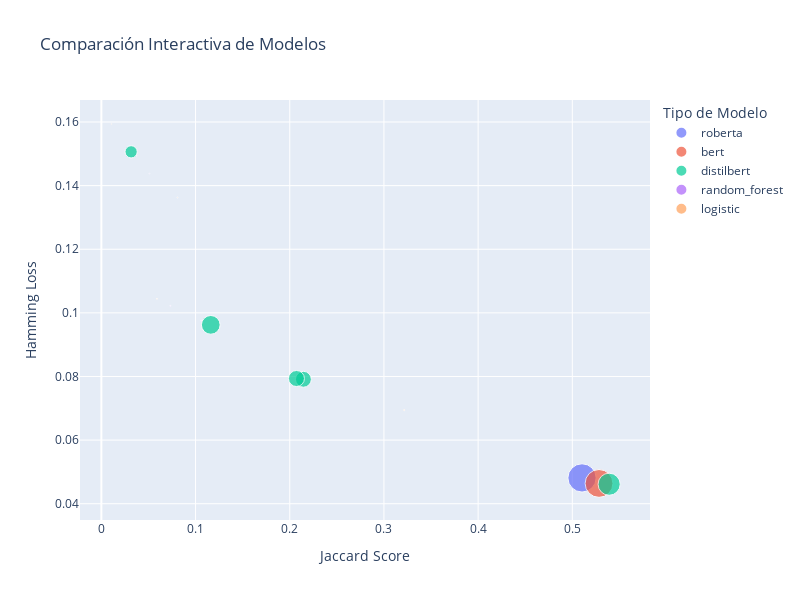

The cell this chart's notebook holds for it:
### Code cell
# Celda 7: Plotly interactivo
if len(completed_runs) > 0 and 'jaccard_score' in completed_runs.columns:
    
    # Crear gráfico interactivo
    fig = px.scatter(
        completed_runs, 
        x='jaccard_score', 
        y='hamming_loss',
        color='model_type',
        size='duration' if 'duration' in completed_runs.columns else None,
        hover_data=['experiment_name', 'run_id'],
        title='Comparación Interactiva de Modelos',
        labels={
            'jaccard_score': 'Jaccard Score',
            'hamming_loss': 'Hamming Loss',
            'model_type': 'Tipo de Modelo'
        }
    )
    
    fig.update_layout(
        width=800,
        height=600,
        showlegend=True
    )
    
    fig.show()

### Figure 1 — Plotly figure (JSON) as saved in the notebook; plotly's stock layout.template omitted (floating-point values rounded to 4 significant figures)
{"data": [{"customdata": [["toxicity-transformer-experiments", "89344de40cdd404282af5e484e0dc49d"]], "hovertemplate": "Tipo de Modelo=roberta<br>Jaccard Score=%{x}<br>Hamming Loss=%{y}<br>duration=%{marker.size}<br>experiment_name=%{customdata[0]}<br>run_id=%{customdata[1]}<extra></extra>", "legendgroup": "roberta", "marker": {"color": "#636efa", "size": [5744.0], "sizemode": "area", "sizeref": 14.36, "symbol": "circle"}, "mode": "markers", "name": "roberta", "orientation": "v", "showlegend": true, "type": "scatter", "x": [0.5103], "xaxis": "x", "y": [0.04812], "yaxis": "y"}, {"customdata": [["toxicity-transformer-experiments", "32e53ffb490e4fd69af724c83e264b65"]], "hovertemplate": "Tipo de Modelo=bert<br>Jaccard Score=%{x}<br>Hamming Loss=%{y}<br>duration=%{marker.size}<br>experiment_name=%{customdata[0]}<br>run_id=%{customdata[1]}<extra></extra>", "legendgroup": "bert", "marker": {"color": "#EF553B", "size": [5569.0], "sizemode": "area", "sizeref": 14.36, "symbol": "circle"}, "mode": "markers", "name": "bert", "orientation": "v", "showlegend": true, "type": "scatter", "x": [0.5284], "xaxis": "x", "y": [0.04638], "yaxis": "y"}, {"customdata": [["toxicity-transformer-experiments", "05876b282f1c455c9fee9087d5c3d690"], ["toxicity-transformer-experiments", "fc89b86866b342ce9490a75b834eee9b"], ["toxicity-transformer-experiments", "c4955576155742b7aab2200b0d8e5f5a"], ["toxicity-transformer-experiments", "b0394988cf1948378b55397bbac0973d"], ["toxicity-transformer-experiments", "bb502ca551584afc9034af8a29813b36"]], "hovertemplate": "Tipo de Modelo=distilbert<br>Jaccard Score=%{x}<br>Hamming Loss=%{y}<br>duration=%{marker.size}<br>experiment_name=%{customdata[0]}<br>run_id=%{customdata[1]}<extra></extra>", "legendgroup": "distilbert", "marker": {"color": "#00cc96", "size": [2521.0, 3513.0, 1809.0, 1842.0, 1078.0], "sizemode": "area", "sizeref": 14.36, "symbol": "circle"}, "mode": "markers", "name": "distilbert", "orientation": "v", "showlegend": true, "type": "scatter", "x": [0.1162, 0.5391, 0.2145, 0.2071, 0.03158], "xaxis": "x", "y": [0.09623, 0.04613, 0.07912, 0.07937, 0.1506], "yaxis": "y"}, {"customdata": [["toxicity-detection-experiments", "21ff371075b243ba9e02a6a3cf8c9b54"], ["toxicity-detection-experiments", "746212f455584f598d1717a9d42b871e"], ["toxicity-detection-experiments", "575e27a1547f41fb94a8285e96c41608"], ["toxicity-detection-experiments", "10f34021c33d4b9db94d793a2d23bed8"], ["toxicity-detection-experiments", "46274f89537248899c6fd7f63d00c1bb"], ["toxicity-detection-experiments", "2ecbc7a6ff004880885b06e9c9554803"]], "hovertemplate": "Tipo de Modelo=random_forest<br>Jaccard Score=%{x}<br>Hamming Loss=%{y}<br>duration=%{marker.size}<br>experiment_name=%{customdata[0]}<br>run_id=%{customdata[1]}<extra></extra>", "legendgroup": "random_forest", "marker": {"color": "#ab63fa", "size": [6.533, 6.031, 6.999, 6.244, 6.042, 5.688], "sizemode": "area", "sizeref": 14.36, "symbol": "circle"}, "mode": "markers", "name": "random_forest", "orientation": "v", "showlegend": true, "type": "scatter", "x": [0.1061, 0.07322, 0.1061, 0.07322, 0.05098, 0.0375], "xaxis": "x", "y": [0.09747, 0.1022, 0.09747, 0.1022, 0.1437, 0.1494], "yaxis": "y"}, {"customdata": [["toxicity-detection-experiments", "95198fac505844b49b1b557dbbbbb54b"], ["toxicity-detection-experiments", "1145b50bd3ed46fea73fe44535257922"], ["toxicity-detection-experiments", "de572172c986479a9c61d8313bdca6a0"], ["toxicity-detection-experiments", "25c49f412cc6490b92fab9de63acb1de"], ["toxicity-detection-experiments", "20b14a43779a4af0b197108b79e51d38"], ["toxicity-detection-experiments", "8d33e27169ad49a7a5c94a19a9585399"]], "hovertemplate": "Tipo de Modelo=logistic<br>Jaccard Score=%{x}<br>Hamming Loss=%{y}<br>duration=%{marker.size}<br>experiment_name=%{customdata[0]}<br>run_id=%{customdata[1]}<extra></extra>", "legendgroup": "logistic", "marker": {"color": "#FFA15A", "size": [5.067, 9.16, 5.338, 6.851, 5.035, 7.238], "sizemode": "area", "sizeref": 14.36, "symbol": "circle"}, "mode": "markers", "name": "logistic", "orientation": "v", "showlegend": true, "type": "scatter", "x": [0.059, 0.3216, 0.059, 0.3216, 0.01075, 0.08089], "xaxis": "x", "y": [0.1044, 0.06944, 0.1044, 0.06944, 0.1594, 0.1363], "yaxis": "y"}], "layout": {"height": 600, "legend": {"itemsizing": "constant", "title": {"text": "Tipo de Modelo"}, "tracegroupgap": 0}, "showlegend": true, "title": {"text": "Comparación Interactiva de Modelos"}, "width": 800, "xaxis": {"anchor": "y", "domain": [0, 1], "title": {"text": "Jaccard Score"}}, "yaxis": {"anchor": "x", "domain": [0, 1], "title": {"text": "Hamming Loss"}}}}
